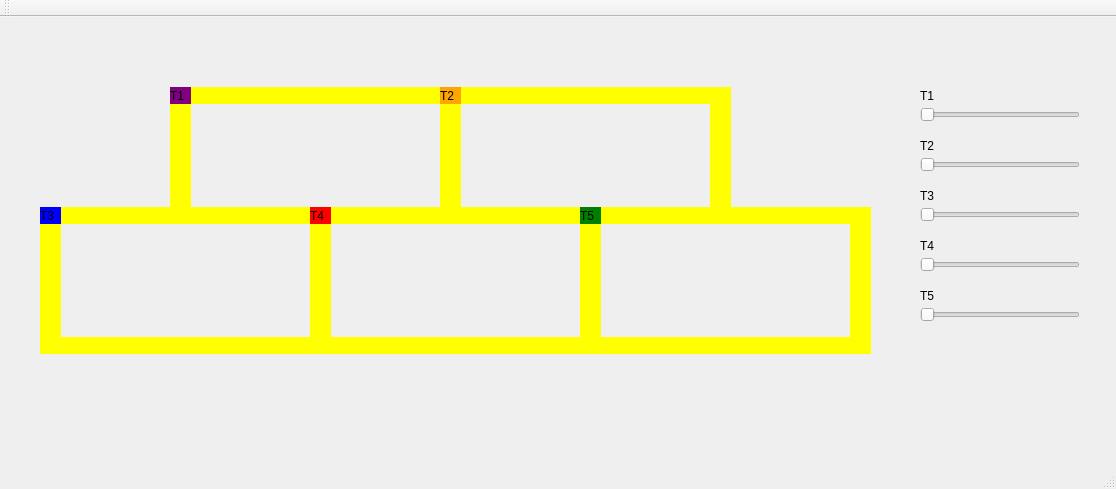
<?xml version="1.0" encoding="UTF-8"?>
<ui version="4.0">
 <class>MainWindow</class>
 <widget class="QMainWindow" name="MainWindow">
  <property name="geometry">
   <rect>
    <x>0</x>
    <y>0</y>
    <width>1116</width>
    <height>489</height>
   </rect>
  </property>
  <property name="windowTitle">
   <string>MainWindow</string>
  </property>
  <widget class="QWidget" name="centralWidget">
   <widget class="QLabel" name="label_trem1">
    <property name="geometry">
     <rect>
      <x>170</x>
      <y>70</y>
      <width>21</width>
      <height>17</height>
     </rect>
    </property>
    <property name="styleSheet">
     <string notr="true">QLabel { background: purple}</string>
    </property>
    <property name="text">
     <string>T1</string>
    </property>
   </widget>
   <widget class="QLabel" name="label_trilho1">
    <property name="geometry">
     <rect>
      <x>190</x>
      <y>70</y>
      <width>250</width>
      <height>17</height>
     </rect>
    </property>
    <property name="styleSheet">
     <string notr="true">QLabel { background: yellow}</string>
    </property>
    <property name="text">
     <string/>
    </property>
   </widget>
   <widget class="QLabel" name="label_trilho2">
    <property name="geometry">
     <rect>
      <x>190</x>
      <y>190</y>
      <width>250</width>
      <height>17</height>
     </rect>
    </property>
    <property name="styleSheet">
     <string notr="true">QLabel { background: yellow}</string>
    </property>
    <property name="text">
     <string/>
    </property>
   </widget>
   <widget class="QLabel" name="label_trilho3">
    <property name="geometry">
     <rect>
      <x>440</x>
      <y>70</y>
      <width>21</width>
      <height>137</height>
     </rect>
    </property>
    <property name="styleSheet">
     <string notr="true">QLabel { background: yellow}</string>
    </property>
    <property name="text">
     <string/>
    </property>
   </widget>
   <widget class="QLabel" name="label_trilho4">
    <property name="geometry">
     <rect>
      <x>170</x>
      <y>70</y>
      <width>21</width>
      <height>137</height>
     </rect>
    </property>
    <property name="styleSheet">
     <string notr="true">QLabel { background: yellow}</string>
    </property>
    <property name="text">
     <string/>
    </property>
   </widget>
   <widget class="QLabel" name="label_trilho4_2">
    <property name="geometry">
     <rect>
      <x>710</x>
      <y>70</y>
      <width>21</width>
      <height>137</height>
     </rect>
    </property>
    <property name="styleSheet">
     <string notr="true">QLabel { background: yellow}</string>
    </property>
    <property name="text">
     <string/>
    </property>
   </widget>
   <widget class="QLabel" name="label_trilho1_2">
    <property name="geometry">
     <rect>
      <x>460</x>
      <y>70</y>
      <width>250</width>
      <height>17</height>
     </rect>
    </property>
    <property name="styleSheet">
     <string notr="true">QLabel { background: yellow}</string>
    </property>
    <property name="text">
     <string/>
    </property>
   </widget>
   <widget class="QLabel" name="label_trilho2_2">
    <property name="geometry">
     <rect>
      <x>460</x>
      <y>190</y>
      <width>250</width>
      <height>17</height>
     </rect>
    </property>
    <property name="styleSheet">
     <string notr="true">QLabel { background: yellow}</string>
    </property>
    <property name="text">
     <string/>
    </property>
   </widget>
   <widget class="QLabel" name="label_trem2">
    <property name="geometry">
     <rect>
      <x>440</x>
      <y>70</y>
      <width>21</width>
      <height>17</height>
     </rect>
    </property>
    <property name="styleSheet">
     <string notr="true">QLabel { background: orange}</string>
    </property>
    <property name="text">
     <string>T2</string>
    </property>
   </widget>
   <widget class="QLabel" name="label_trilho4_3">
    <property name="geometry">
     <rect>
      <x>310</x>
      <y>206</y>
      <width>21</width>
      <height>131</height>
     </rect>
    </property>
    <property name="styleSheet">
     <string notr="true">QLabel { background: yellow}</string>
    </property>
    <property name="text">
     <string/>
    </property>
   </widget>
   <widget class="QLabel" name="label_trilho4_4">
    <property name="geometry">
     <rect>
      <x>580</x>
      <y>206</y>
      <width>21</width>
      <height>131</height>
     </rect>
    </property>
    <property name="styleSheet">
     <string notr="true">QLabel { background: yellow}</string>
    </property>
    <property name="text">
     <string/>
    </property>
   </widget>
   <widget class="QLabel" name="label_trilho2_3">
    <property name="geometry">
     <rect>
      <x>330</x>
      <y>320</y>
      <width>250</width>
      <height>17</height>
     </rect>
    </property>
    <property name="styleSheet">
     <string notr="true">QLabel { background: yellow}</string>
    </property>
    <property name="text">
     <string/>
    </property>
   </widget>
   <widget class="QLabel" name="label_trilho2_4">
    <property name="geometry">
     <rect>
      <x>600</x>
      <y>320</y>
      <width>250</width>
      <height>17</height>
     </rect>
    </property>
    <property name="styleSheet">
     <string notr="true">QLabel { background: yellow}</string>
    </property>
    <property name="text">
     <string/>
    </property>
   </widget>
   <widget class="QLabel" name="label_trilho4_5">
    <property name="geometry">
     <rect>
      <x>850</x>
      <y>190</y>
      <width>21</width>
      <height>147</height>
     </rect>
    </property>
    <property name="styleSheet">
     <string notr="true">QLabel { background: yellow}</string>
    </property>
    <property name="text">
     <string/>
    </property>
   </widget>
   <widget class="QLabel" name="label_trilho2_5">
    <property name="geometry">
     <rect>
      <x>60</x>
      <y>320</y>
      <width>250</width>
      <height>17</height>
     </rect>
    </property>
    <property name="styleSheet">
     <string notr="true">QLabel { background: yellow}</string>
    </property>
    <property name="text">
     <string/>
    </property>
   </widget>
   <widget class="QLabel" name="label_trilho2_6">
    <property name="geometry">
     <rect>
      <x>730</x>
      <y>190</y>
      <width>121</width>
      <height>17</height>
     </rect>
    </property>
    <property name="styleSheet">
     <string notr="true">QLabel { background: yellow}</string>
    </property>
    <property name="text">
     <string/>
    </property>
   </widget>
   <widget class="QLabel" name="label_trilho2_7">
    <property name="geometry">
     <rect>
      <x>60</x>
      <y>190</y>
      <width>111</width>
      <height>17</height>
     </rect>
    </property>
    <property name="styleSheet">
     <string notr="true">QLabel { background: yellow}</string>
    </property>
    <property name="text">
     <string/>
    </property>
   </widget>
   <widget class="QLabel" name="label_trilho4_6">
    <property name="geometry">
     <rect>
      <x>40</x>
      <y>190</y>
      <width>21</width>
      <height>147</height>
     </rect>
    </property>
    <property name="styleSheet">
     <string notr="true">QLabel { background: yellow}</string>
    </property>
    <property name="text">
     <string/>
    </property>
   </widget>
   <widget class="QSlider" name="horizontalSlider">
    <property name="geometry">
     <rect>
      <x>920</x>
      <y>90</y>
      <width>160</width>
      <height>16</height>
     </rect>
    </property>
    <property name="minimum">
     <number>0</number>
    </property>
    <property name="maximum">
     <number>200</number>
    </property>
    <property name="value">
     <number>0</number>
    </property>
    <property name="orientation">
     <enum>Qt::Horizontal</enum>
    </property>
    <property name="invertedAppearance">
     <bool>false</bool>
    </property>
    <property name="invertedControls">
     <bool>true</bool>
    </property>
   </widget>
   <widget class="QSlider" name="horizontalSlider_2">
    <property name="geometry">
     <rect>
      <x>920</x>
      <y>140</y>
      <width>160</width>
      <height>16</height>
     </rect>
    </property>
    <property name="minimum">
     <number>0</number>
    </property>
    <property name="maximum">
     <number>200</number>
    </property>
    <property name="value">
     <number>0</number>
    </property>
    <property name="orientation">
     <enum>Qt::Horizontal</enum>
    </property>
    <property name="invertedControls">
     <bool>false</bool>
    </property>
   </widget>
   <widget class="QSlider" name="horizontalSlider_3">
    <property name="geometry">
     <rect>
      <x>920</x>
      <y>190</y>
      <width>160</width>
      <height>16</height>
     </rect>
    </property>
    <property name="minimum">
     <number>0</number>
    </property>
    <property name="maximum">
     <number>200</number>
    </property>
    <property name="value">
     <number>0</number>
    </property>
    <property name="orientation">
     <enum>Qt::Horizontal</enum>
    </property>
    <property name="invertedControls">
     <bool>false</bool>
    </property>
   </widget>
   <widget class="QSlider" name="horizontalSlider_4">
    <property name="geometry">
     <rect>
      <x>920</x>
      <y>240</y>
      <width>160</width>
      <height>16</height>
     </rect>
    </property>
    <property name="minimum">
     <number>0</number>
    </property>
    <property name="maximum">
     <number>200</number>
    </property>
    <property name="value">
     <number>0</number>
    </property>
    <property name="orientation">
     <enum>Qt::Horizontal</enum>
    </property>
    <property name="invertedControls">
     <bool>false</bool>
    </property>
   </widget>
   <widget class="QSlider" name="horizontalSlider_5">
    <property name="geometry">
     <rect>
      <x>920</x>
      <y>290</y>
      <width>160</width>
      <height>16</height>
     </rect>
    </property>
    <property name="minimum">
     <number>0</number>
    </property>
    <property name="maximum">
     <number>200</number>
    </property>
    <property name="value">
     <number>0</number>
    </property>
    <property name="orientation">
     <enum>Qt::Horizontal</enum>
    </property>
    <property name="invertedControls">
     <bool>false</bool>
    </property>
   </widget>
   <widget class="QLabel" name="label_trem3">
    <property name="geometry">
     <rect>
      <x>40</x>
      <y>190</y>
      <width>21</width>
      <height>17</height>
     </rect>
    </property>
    <property name="styleSheet">
     <string notr="true">QLabel { background: blue}</string>
    </property>
    <property name="text">
     <string>T3</string>
    </property>
   </widget>
   <widget class="QLabel" name="label_trem4">
    <property name="geometry">
     <rect>
      <x>310</x>
      <y>190</y>
      <width>21</width>
      <height>17</height>
     </rect>
    </property>
    <property name="styleSheet">
     <string notr="true">QLabel { background: red}</string>
    </property>
    <property name="text">
     <string>T4</string>
    </property>
   </widget>
   <widget class="QLabel" name="label_trem5">
    <property name="geometry">
     <rect>
      <x>580</x>
      <y>190</y>
      <width>21</width>
      <height>17</height>
     </rect>
    </property>
    <property name="styleSheet">
     <string notr="true">QLabel { background: green}</string>
    </property>
    <property name="text">
     <string>T5</string>
    </property>
   </widget>
   <widget class="QLabel" name="label">
    <property name="geometry">
     <rect>
      <x>920</x>
      <y>70</y>
      <width>54</width>
      <height>17</height>
     </rect>
    </property>
    <property name="text">
     <string>T1</string>
    </property>
   </widget>
   <widget class="QLabel" name="label_2">
    <property name="geometry">
     <rect>
      <x>920</x>
      <y>120</y>
      <width>54</width>
      <height>17</height>
     </rect>
    </property>
    <property name="text">
     <string>T2</string>
    </property>
   </widget>
   <widget class="QLabel" name="label_3">
    <property name="geometry">
     <rect>
      <x>920</x>
      <y>170</y>
      <width>54</width>
      <height>17</height>
     </rect>
    </property>
    <property name="text">
     <string>T3</string>
    </property>
   </widget>
   <widget class="QLabel" name="label_4">
    <property name="geometry">
     <rect>
      <x>920</x>
      <y>220</y>
      <width>54</width>
      <height>17</height>
     </rect>
    </property>
    <property name="text">
     <string>T4</string>
    </property>
   </widget>
   <widget class="QLabel" name="label_5">
    <property name="geometry">
     <rect>
      <x>920</x>
      <y>270</y>
      <width>54</width>
      <height>17</height>
     </rect>
    </property>
    <property name="text">
     <string>T5</string>
    </property>
   </widget>
   <zorder>label_trilho1</zorder>
   <zorder>label_trilho2</zorder>
   <zorder>label_trilho3</zorder>
   <zorder>label_trilho4</zorder>
   <zorder>label_trem1</zorder>
   <zorder>label_trilho4_2</zorder>
   <zorder>label_trilho1_2</zorder>
   <zorder>label_trilho2_2</zorder>
   <zorder>label_trem2</zorder>
   <zorder>label_trilho4_3</zorder>
   <zorder>label_trilho4_4</zorder>
   <zorder>label_trilho2_3</zorder>
   <zorder>label_trilho2_4</zorder>
   <zorder>label_trilho4_5</zorder>
   <zorder>label_trilho2_5</zorder>
   <zorder>label_trilho2_6</zorder>
   <zorder>label_trilho2_7</zorder>
   <zorder>label_trilho4_6</zorder>
   <zorder>horizontalSlider</zorder>
   <zorder>horizontalSlider_2</zorder>
   <zorder>horizontalSlider_3</zorder>
   <zorder>horizontalSlider_4</zorder>
   <zorder>horizontalSlider_5</zorder>
   <zorder>label_trem3</zorder>
   <zorder>label_trem4</zorder>
   <zorder>label_trem5</zorder>
   <zorder>label</zorder>
   <zorder>label_2</zorder>
   <zorder>label_3</zorder>
   <zorder>label_4</zorder>
   <zorder>label_5</zorder>
  </widget>
  <widget class="QMenuBar" name="menuBar">
   <property name="geometry">
    <rect>
     <x>0</x>
     <y>0</y>
     <width>1116</width>
     <height>22</height>
    </rect>
   </property>
  </widget>
  <widget class="QToolBar" name="mainToolBar">
   <attribute name="toolBarArea">
    <enum>TopToolBarArea</enum>
   </attribute>
   <attribute name="toolBarBreak">
    <bool>false</bool>
   </attribute>
  </widget>
  <widget class="QStatusBar" name="statusBar"/>
 </widget>
 <layoutdefault spacing="6" margin="11"/>
 <resources/>
 <connections/>
</ui>
